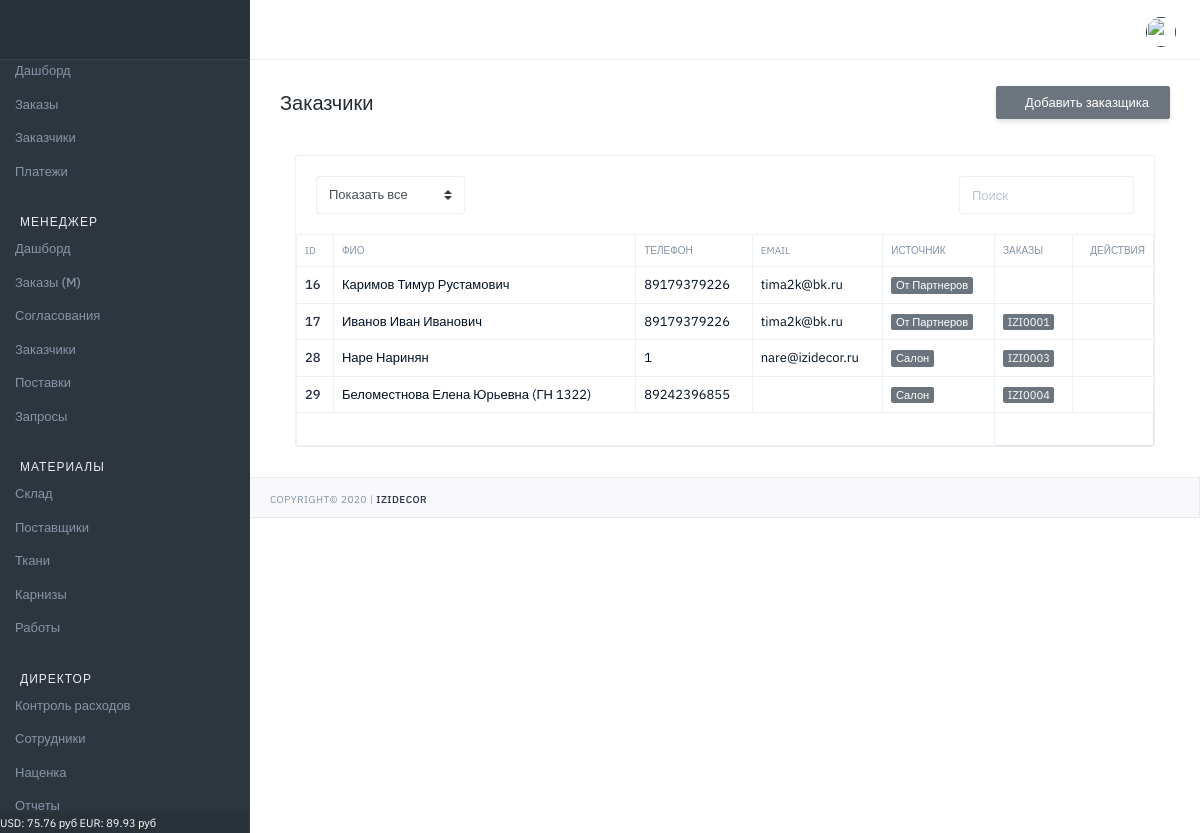
Screenshot of /izi/customers/list/ (signed in) with the database file from the repository.
### markup/models.py (models this page shows, shortened)
class MarkupCurrency(models.Model):
    name = models.CharField(verbose_name='Название', max_length=100)
    value = models.FloatField(verbose_name='Значение', default=0)

### orders/models.py (models this page shows, shortened)
class Customer(models.Model):
    SOURCE_T = (
        (0, 'От Партнеров'),
        (1, 'Социальные сети'),
        (2, 'Маркетплейс'),
        (3, 'Телефон'),
        (4, 'Салон'),
    )
    order = models.ManyToManyField(Order, verbose_name='Заказ')
    name = models.CharField(verbose_name='ФИО', max_length=100)
    phone = models.CharField(verbose_name='Телефон', max_length=100, blank=True)
    email = models.CharField(verbose_name='email', max_length=100, blank=True)
    address = models.CharField(verbose_name='Адрес', max_length=300, blank=True)
    pass_series = models.CharField(verbose_name='Серия', max_length=10, blank=True)
    pass_number = models.CharField(verbose_name='Номер', max_length=10, blank=True)
    pass_date = models.CharField(verbose_name='Дата выдачи', max_length=10, blank=True)
    pass_issued = models.CharField(verbose_name='Выдан', max_length=300, blank=True)
    source_t = models.IntegerField(verbose_name='Источник', choices=SOURCE_T, default=0)
    user = models.ForeignKey(User, on_delete=models.CASCADE, verbose_name='Пользователь', blank=True, null=True)
    date_created = models.DateTimeField(verbose_name='Дата создания', auto_now_add=True, null=True)

class Order(models.Model):
    STATUS_V = (
        (0, 'Запланирован'),
        (1, 'КП подготовлено'),
        (2, 'КП утверждено'),
        (3, 'Договор подготовлен'),
        (4, 'Договор подписан'),
        (5, 'Аванс получен'),
        (6, 'Материалы заказаны'),
        (7, 'Материалы оплачены'),
        (8, 'Материалы отгружены'),
        (9, 'Работы заказаны'),
        (10, 'Заказ выдан'),
        (11, 'Архив'),
    )
    STATUS_CSS = (
        (0, 'secondary'),
        (1, 'secondary'),
        (2, 'secondary'),
        (3, 'info'),
        (4, 'info'),
        (5, 'primary'),
        (6, 'primary'),
        (7, 'primary'),
        (8, 'primary'),
        (9, 'primary'),
        (10, 'success'),
        (11, 'warning'),
    )
    STATUS_P = (
        (0, 0),
        (1, 10),
        (2, 20),
        (3, 30),
        (4, 40),
        (5, 50),
        (6, 60),
        (7, 70),
        (8, 80),
        (9, 90),
        (10, 100),
        (11, 0)
    )
    STATUS_V_T = (
        (0, 'Не заказаны'),
        (1, 'Заказаны'),
        (2, 'Оплачены'),
        (3, 'Отгружены'),
    )
    STATUS_V_D = (
        (0, 'Нет скидки'),
        (1, 'Не согласована'),
        (2, 'Согласована'),
        (3, 'Отказано'),
    )
    STATUS_V_D2 = (
        (0, 'Нет скидки'),
        (1, 'Ожидание согласования'),
        (2, 'Согласована'),
        (3, 'Отказано'),
        (4, 'Частичное согласование'),
    )
    number = models.CharField(verbose_name='Номер', max_length=100, blank=True, null=True, default=GetCountOrder)
    status = models.IntegerField(verbose_name='Статус', choices=STATUS_V, default=0)
    status_css = models.IntegerField(verbose_name='Статус', choices=STATUS_CSS, default=0)
    progress = models.IntegerField(verbose_name='Прогресс', choices=STATUS_P, default=0)
    textile_state = models.IntegerField(verbose_name='Состояние по текстилю', choices=STATUS_V_T, default=0)
    cornice_state = models.IntegerField(verbose_name='Состояние по карнизам', choices=STATUS_V_T, default=0)
    work_state = models.IntegerField(verbose_name='Состояние по работам', choices=STATUS_V_T, default=0)
    discount_status = models.IntegerField(verbose_name='Общий статус скидки', choices=STATUS_V_D2, default=0)
    discount_t = models.FloatField(verbose_name='Скидка к текстилю', max_length=100, blank=True, null=True, default=1)
    discount_t_s = models.IntegerField(verbose_name='Статус скидки', choices=STATUS_V_D, default=0)
    discount_c = models.FloatField(verbose_name='Скидка к карнизам', max_length=100, blank=True, null=True, default=1)
    discount_c_s = models.IntegerField(verbose_name='Статус скидки', choices=STATUS_V_D, default=0)
    discount_w = models.FloatField(verbose_name='Скидка к работам', max_length=100, blank=True, null=True, default=1)
    discount_w_s = models.IntegerField(verbose_name='Статус скидки', choices=STATUS_V_D, default=0)
    discount_view = models.IntegerField(verbose_name='Просмотр скидки', default=0)
    date_created = models.DateTimeField(verbose_name='Дата создания', auto_now_add=True, null=True)
    date_finished = models.DateField(verbose_name='Дата исполнения', blank=True, null=True)
    user = models.ForeignKey(User, on_delete=models.CASCADE, verbose_name='Пользователь', blank=True, null=True)
    user_view = models.IntegerField(verbose_name='Просмотр', default=0)

### common/views.py (the view)
# urls.py: path('customers/list/', CustomerList, name="customers_list"),
@login_required(login_url='login')
def CustomerList(request):
    qs = Customer.objects.all()
    return render(request, 'common/customers.html', context={'qs': qs})

### main/template_tags/custom_tags.py (called while the page is built, shortened)
@register.filter(name='has_group')
def has_group(user, group_name):
    return user.groups.filter(name=group_name).exists()

@register.simple_tag()
def get_new_orders():
    result = Order.objects.filter(status__gte=5, user_view=0).count()
    return result

@register.simple_tag()
def get_discount():
    result = Order.objects.filter(status__lte=3, discount_status=1, discount_view=0).count()
    return result

@register.simple_tag()
def get_currency():
    usd = MarkupCurrency.objects.get(name='USD')
    eur = MarkupCurrency.objects.get(name='EUR')
    f = f'USD: {round(usd.value,2)} руб  EUR: {round(eur.value,2)} руб'
    return f

@register.simple_tag()
def get_finish_orders():
    result = Order.objects.filter(status=9).count()
    all_orders = Order.objects.filter(status=8)
    count_n = 0
    return result+count_n

### common/templates/common/customers.html (shortened to what this page needs)
{% extends "main/base.html" %}
{% block title_h1 %}Заказчики{% endblock %}
{% block breadcrumb_buttons %}
    <button onclick="location.href='{% url 'common:customer_create' %}'" type="button" class="btn btn-secondary mb-2 mb-md-0 d-none d-lg-block pd-t-6-force pd-b-5-force" >
    Добавить заказщика</button>
{% endblock %}
{% block body_content %}
                     <div class="col-md-12 col-lg-12">
                        <div class="card mg-b-30">
                           <div class="card-body pd-0">
                              <div class="row">
                                 <div class="mg-20 form-inline wd-100p">
                                    <div class="col-sm-6">
                                       <div class="form-group">
                                          <select id="foo-filter-status" class="custom-select">
                                             <option value="">Показать все</option>
                                          </select>
                                       </div>
                                    </div>
                                    <div class="col-sm-6">
                                       <div class="form-group ft-right">
                                          <input id="foo-search" type="text" placeholder="Поиск" class="form-control" autocomplete="off">
                                       </div>
                                    </div>
                                 </div>
                              </div>
                              <table id="foo-filtering" class="table table-bordered table-hover toggle-circle" data-page-size="50">
                                  <thead class="tx-10 tx-uppercase">
                                     <tr>
                                        <th>ID</th>
                                        <th>ФИО</th>
                                        <th>Телефон</th>
                                        <th>email</th>
                                        <th>Источник</th>
                                         <th>Заказы</th>
                                        <th class="tx-right">Действия</th>
                                     </tr>
                                  </thead>
                                 <tbody>
                                    {% for q in qs %}
                                        <tr class="odd gradeX">
                                            <td><a href="">{{q.id}}</a></td>
                                            <td>{{ q.name }}</td>
                                            <td>{{ q.phone }}</td>
                                            <td>{{ q.email }}</td>
                                            <td><span class="badge badge-secondary">{{q.get_source_t_display}}</span></td>
                                            <td>
                                                {% for order in q.order.all %}
                                                    <span class="badge badge-secondary">{{ order.number }}</span><br>
                                                {% endfor %}
                                            </td>
                                            <td class="tx-right">
                                                <a href="{% url 'common:customer_edit' id=q.id %}"  title="" data-toggle="tooltip" data-original-title="Изменить"></a>
                                            </td>
                                        </tr>
                                    {% endfor %}
                                 </tbody>
                                 <tfoot>
                                    <tr>
                                       <td colspan="5">
                                       </td>
                                    </tr>
                                 </tfoot>
                              </table>
                           </div>
                        </div>
                     </div>
{% endblock %}

### main/templates/main/main_elements/footer.html
<div class="sidebar-footer">
   <span class="tx tx-11 tx-white">{% get_currency %}</span>
</div>

### rows the page displays
MarkupCurrency: value.value "USD: 75.76 руб EUR: 89.93 руб"
Customer: id "16", name "Каримов Тимур Рустамович", phone "89179379226", email "tima2k@bk.ru", source_t "От Партнеров"
Customer: id "17", name "Иванов Иван Иванович", phone "89179379226", email "tima2k@bk.ru", source_t "От Партнеров"
Order: number "IZI0001"
Customer: id "28", name "Наре Наринян", phone "1", email "nare@izidecor.ru", source_t "Салон"
Order: number "IZI0003"
Customer: id "29", name "Беломестнова Елена Юрьевна (ГН 1322)", phone "89242396855", source_t "Салон"
Order: number "IZI0004"
